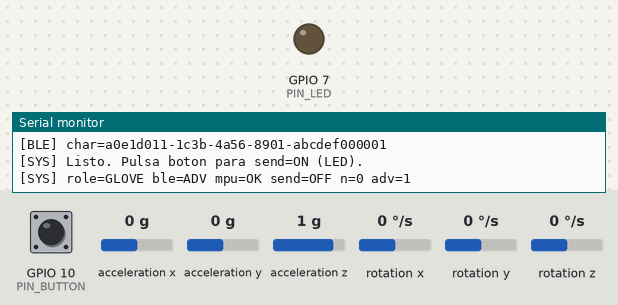
Recording of a sketch running on a simulated ESP32-C3. Parts: output pins drawn as LEDs (lit = HIGH), the last lines printed to the serial monitor. Wiring (inferred from the names in the program): MPU-6050 motion sensor at I2C address 0x68. Dashed ring = blinking. Inputs (shaded band) come from the test bench; at power-on: GPIO 10 (PIN_BUTTON) HIGH, acceleration x 0 g, acceleration y 0 g, acceleration z 1 g, rotation x 0 °/s, rotation y 0 °/s, rotation z 0 °/s. Nothing arrives over Bluetooth unless stated; a phone connects over Bluetooth LE 3 s after start.

Above: at 2.2 s.
2.3 s: GPIO 10 (PIN_BUTTON) pulled LOW for 0.15 s
At 3.2 s:
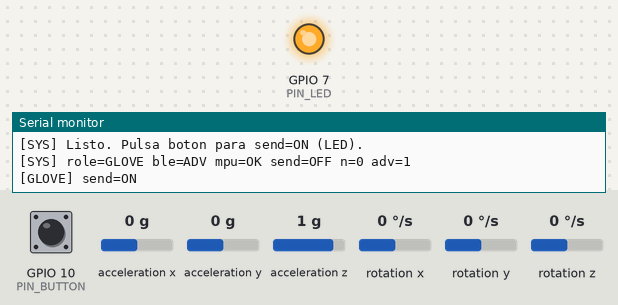
3.9 s: GPIO 10 (PIN_BUTTON) pulled LOW for 1 s
At 4.4 s:
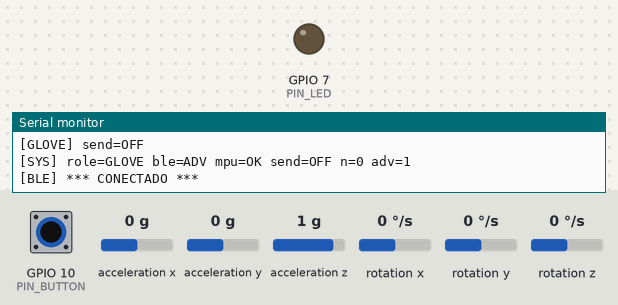
6.4 s: GPIO 10 (PIN_BUTTON) pulsed LOW 5 times (0.12 s each, 0.3 s apart)
At 6.6 s:
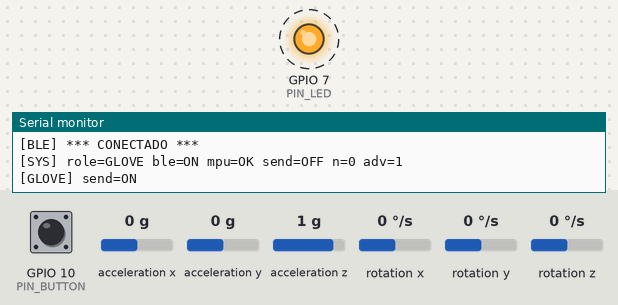
10.9 s: GPIO 10 (PIN_BUTTON) pulled LOW for 3.2 s
At 12.1 s:
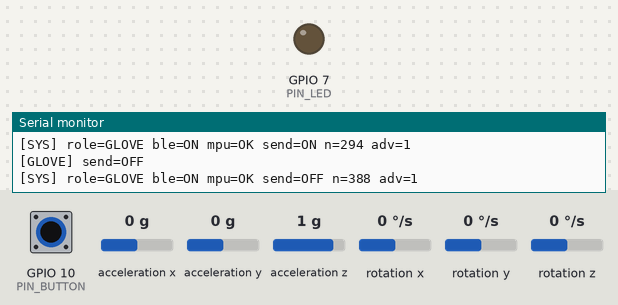
Timing chart, 0 to 13.9 s (numbered marks = the images above; inputs shaded):
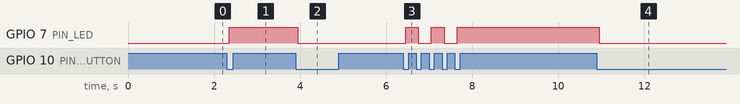

Measured:
- after the input at 2.3 s, GPIO 7 (PIN_LED): LOW → HIGH after 0.05 s
- after the input at 3.9 s, GPIO 7 (PIN_LED): HIGH → LOW after 0.05 s
- after the input at 6.4 s, GPIO 7 (PIN_LED): alternates HIGH for 0.30 s and LOW for 0.30 s, 5 changes in all, then stays HIGH, starting after 0.05 s
- after the input at 10.9 s, GPIO 7 (PIN_LED): HIGH → LOW after 0.05 s

The sketch:

glove_ble_c3.ino
```cpp
/*
 * AvadaQPuff - GUANTE BLE (ESP32-C3 SuperMini) + MPU6050
 *
 * Identidad BLE (debe coincidir con pc_app/ble_receiver.py):
 *   Nombre GAP : "AQ-Glove"
 *   Service    : a0e1d010-1c3b-4a56-8901-abcdef000001   << distinto de la varita
 *   Char NOTIFY: a0e1d011-1c3b-4a56-8901-abcdef000001
 *
 * Payload NOTIFY 14 bytes (mismo formato que la varita):
 *   int16 ax,ay,az,gx,gy,gz | uint8 btn=0 | uint8 cam=0
 *
 * Comportamiento propio del guante:
 *   - Boton toggle: activa/desactiva ENVIO (LED ON = enviando)
 *   - Sin envio -> el PC suelta WASD (watchdog)
 *
 * Pines C3:
 *   SDA=4  SCL=5  boton toggle=10  LED=7
 *
 * Arduino: ESP32C3 Dev Module, USB CDC On Boot Enabled, 115200
 */

#include <BLEDevice.h>
#include <BLEServer.h>
#include <BLEUtils.h>
#include <BLE2902.h>
#include <Wire.h>
#include <string.h>

#define DEVICE_NAME  "AQ-Glove"
#define SERVICE_UUID "a0e1d010-1c3b-4a56-8901-abcdef000001"
#define CHAR_UUID    "a0e1d011-1c3b-4a56-8901-abcdef000001"

const int PIN_SDA = 4;
const int PIN_SCL = 5;
const int PIN_BUTTON = 10;  // toggle de envio
const int PIN_LED = 7;      // indicador enviando

uint8_t mpuAddr = 0x68;
const uint8_t MPU_WHO_AM_I = 0x75;
const uint32_t SAMPLE_INTERVAL_MS = 10;
const uint32_t DEBOUNCE_MS = 50;
const uint32_t STATUS_INTERVAL_MS = 2000;

BLECharacteristic *pChar = nullptr;
BLEServer *pServer = nullptr;
volatile bool deviceConnected = false;
volatile bool justConnected = false;
volatile bool justDisconnected = false;

bool mpuOk = false;
bool sending = false;
uint32_t notifyCount = 0;
uint32_t lastStatusPrint = 0;
uint32_t advertiseRestarts = 0;

int lastBtnReading = HIGH;
int stableBtnState = HIGH;
uint32_t lastBtnChange = 0;

class ServerCallbacks : public BLEServerCallbacks {
  void onConnect(BLEServer *s) override {
    deviceConnected = true;
    justConnected = true;
  }
  void onDisconnect(BLEServer *s) override {
    deviceConnected = false;
    justDisconnected = true;
  }
};

void setLed(bool on) {
  digitalWrite(PIN_LED, on ? HIGH : LOW);
}

void mpuWrite(uint8_t reg, uint8_t value) {
  Wire.beginTransmission(mpuAddr);
  Wire.write(reg);
  Wire.write(value);
  Wire.endTransmission(true);
}

uint8_t mpuReadReg(uint8_t reg) {
  Wire.beginTransmission(mpuAddr);
  Wire.write(reg);
  if (Wire.endTransmission(false) != 0) return 0xFF;
  Wire.requestFrom(mpuAddr, (uint8_t)1, (uint8_t)true);
  return Wire.available() ? Wire.read() : 0xFF;
}

bool mpuProbeAddr(uint8_t addr) {
  Wire.beginTransmission(addr);
  uint8_t err = Wire.endTransmission();
  Serial.print("[MPU] probe 0x");
  Serial.print(addr, HEX);
  Serial.print(" -> err=");
  Serial.print(err);
  Serial.println(err == 0 ? " (ACK OK)" : " (fail)");
  return err == 0;
}

// Escaneo corto con timeout: el C3 puede colgarse en endTransmission
// si SDA/SCL estan mal / flotando, sin Wire.setTimeOut().
int i2cScan() {
  Serial.println("[I2C] Escaneando (timeout 50 ms/addr)...");
  Wire.setTimeOut(50);
  int found = 0;
  for (uint8_t addr = 1; addr < 127; addr++) {
    if ((addr & 0x0F) == 1) {
      Serial.print("[I2C]   ... 0x");
      if (addr < 16) Serial.print("0");
      Serial.println(addr, HEX);
    }
    Wire.beginTransmission(addr);
    if (Wire.endTransmission() == 0) {
      Serial.print("[I2C]   encontrado 0x");
      if (addr < 16) Serial.print("0");
      Serial.println(addr, HEX);
      found++;
    }
  }
  if (found == 0) {
    Serial.println("[I2C] (ninguno) VCC->3V3 GND SDA->4 SCL->5 | intercambia SDA/SCL");
  }
  return found;
}

bool mpuInit() {
  Serial.print("[MPU] SDA=GPIO");
  Serial.print(PIN_SDA);
  Serial.print(" SCL=GPIO");
  Serial.println(PIN_SCL);

  Wire.setClock(100000);
  Wire.setTimeOut(50);
  delay(20);

  // Primero solo 0x68/0x69 (rapido). Si fallan, escaneo completo.
  Serial.println("[MPU] Probando 0x68 / 0x69...");
  if (mpuProbeAddr(0x68)) {
    mpuAddr = 0x68;
  } else if (mpuProbeAddr(0x69)) {
    mpuAddr = 0x69;
    Serial.println("[MPU] addr 0x69 (AD0 alto)");
  } else {
    i2cScan();
    Serial.println("[MPU] FAIL: sin ACK en 0x68/0x69");
    return false;
  }

  uint8_t who = mpuReadReg(MPU_WHO_AM_I);
  Serial.print("[MPU] WHO_AM_I=0x");
  Serial.println(who, HEX);
  if (who == 0xFF) return false;

  mpuWrite(0x6B, 0x00);
  delay(50);
  mpuWrite(0x1B, 0x08);
  mpuWrite(0x1C, 0x08);

  Wire.beginTransmission(mpuAddr);
  Wire.write(0x3B);
  if (Wire.endTransmission(false) != 0) return false;
  Wire.requestFrom(mpuAddr, (uint8_t)14, (uint8_t)true);
  if (Wire.available() < 14) return false;
  uint8_t buf[14];
  for (uint8_t i = 0; i < 14; i++) buf[i] = Wire.read();
  int16_t ax = (int16_t)((buf[0] << 8) | buf[1]);
  int16_t ay = (int16_t)((buf[2] << 8) | buf[3]);
  int16_t az = (int16_t)((buf[4] << 8) | buf[5]);
  Serial.print("[MPU] prueba ax=");
  Serial.print(ax);
  Serial.print(" ay=");
  Serial.print(ay);
  Serial.print(" az=");
  Serial.println(az);

  Wire.setClock(400000);
  Serial.print("[MPU] OK addr=0x");
  Serial.println(mpuAddr, HEX);
  return true;
}

void readMpu(int16_t &ax, int16_t &ay, int16_t &az,
             int16_t &gx, int16_t &gy, int16_t &gz) {
  Wire.beginTransmission(mpuAddr);
  Wire.write(0x3B);
  Wire.endTransmission(false);
  Wire.requestFrom(mpuAddr, (uint8_t)14, (uint8_t)true);
  uint8_t buf[14];
  for (uint8_t i = 0; i < 14; i++) buf[i] = Wire.available() ? Wire.read() : 0;
  ax = (int16_t)((buf[0] << 8) | buf[1]);
  ay = (int16_t)((buf[2] << 8) | buf[3]);
  az = (int16_t)((buf[4] << 8) | buf[5]);
  gx = (int16_t)((buf[8] << 8) | buf[9]);
  gy = (int16_t)((buf[10] << 8) | buf[11]);
  gz = (int16_t)((buf[12] << 8) | buf[13]);
}

void updateSendToggle() {
  int reading = digitalRead(PIN_BUTTON);
  uint32_t now = millis();
  if (reading != lastBtnReading) {
    lastBtnChange = now;
    lastBtnReading = reading;
  }
  if ((now - lastBtnChange) >= DEBOUNCE_MS && reading != stableBtnState) {
    stableBtnState = reading;
    if (stableBtnState == LOW) {
      sending = !sending;
      setLed(sending);
      Serial.print("[GLOVE] send=");
      Serial.println(sending ? "ON" : "OFF");
    }
  }
}

void startAdvertising() {
  BLEAdvertising *adv = BLEDevice::getAdvertising();
  adv->addServiceUUID(SERVICE_UUID);
  adv->setScanResponse(true);
  adv->setMinPreferred(0x06);
  adv->setMaxPreferred(0x12);
  BLEDevice::startAdvertising();
  advertiseRestarts++;
  Serial.print("[BLE] startAdvertising #");
  Serial.println(advertiseRestarts);
}

void setupBle() {
  Serial.println("[BLE] init...");
  BLEDevice::init(DEVICE_NAME);
  BLEDevice::setPower(ESP_PWR_LVL_P9);
  pServer = BLEDevice::createServer();
  pServer->setCallbacks(new ServerCallbacks());

  BLEService *service = pServer->createService(SERVICE_UUID);
  pChar = service->createCharacteristic(
      CHAR_UUID,
      BLECharacteristic::PROPERTY_READ | BLECharacteristic::PROPERTY_NOTIFY);
  pChar->addDescriptor(new BLE2902());
  service->start();
  startAdvertising();

  Serial.print("[BLE] name=");
  Serial.println(DEVICE_NAME);
  Serial.print("[BLE] service=");
  Serial.println(SERVICE_UUID);
  Serial.print("[BLE] char=");
  Serial.println(CHAR_UUID);
}

void setup() {
  Serial.begin(115200);
  delay(1000);
  Serial.println();
  Serial.println("=== AvadaQPuff GLOVE BLE (ESP32-C3) ===");

  pinMode(PIN_BUTTON, INPUT_PULLUP);
  pinMode(PIN_LED, OUTPUT);
  setLed(false);
  Wire.begin(PIN_SDA, PIN_SCL);
  Wire.setTimeOut(50);
  Wire.setClock(100000);

  mpuOk = mpuInit();
  if (!mpuOk) Serial.println("[MPU] Continuando SIN MPU (prueba BLE).");

  setupBle();
  Serial.println("[SYS] Listo. Pulsa boton para send=ON (LED).");
}

void loop() {
  updateSendToggle();

  if (justConnected) {
    justConnected = false;
    notifyCount = 0;
    Serial.println("[BLE] *** CONECTADO ***");
  }
  if (justDisconnected) {
    justDisconnected = false;
    Serial.print("[BLE] *** DESCONECTADO *** notifies=");
    Serial.println(notifyCount);
    delay(200);
    startAdvertising();
  }

  uint32_t now = millis();
  if (now - lastStatusPrint >= STATUS_INTERVAL_MS) {
    lastStatusPrint = now;
    Serial.print("[SYS] role=GLOVE ble=");
    Serial.print(deviceConnected ? "ON" : "ADV");
    Serial.print(" mpu=");
    Serial.print(mpuOk ? "OK" : "FAIL");
    Serial.print(" send=");
    Serial.print(sending ? "ON" : "OFF");
    Serial.print(" n=");
    Serial.print(notifyCount);
    Serial.print(" adv=");
    Serial.println(advertiseRestarts);
  }

  static uint32_t lastSample = 0;
  if (now - lastSample < SAMPLE_INTERVAL_MS) return;
  lastSample = now;

  // Solo notifica con PC conectado Y toggle ON.
  if (!deviceConnected || !sending || pChar == nullptr) return;

  int16_t ax = 0, ay = 0, az = 0, gx = 0, gy = 0, gz = 0;
  if (mpuOk) readMpu(ax, ay, az, gx, gy, gz);

  int16_t vals[6] = {ax, ay, az, gx, gy, gz};
  uint8_t payload[14];
  memcpy(payload, vals, 12);
  payload[12] = 0;
  payload[13] = 0;

  pChar->setValue(payload, sizeof(payload));
  pChar->notify();
  notifyCount++;
}
```
